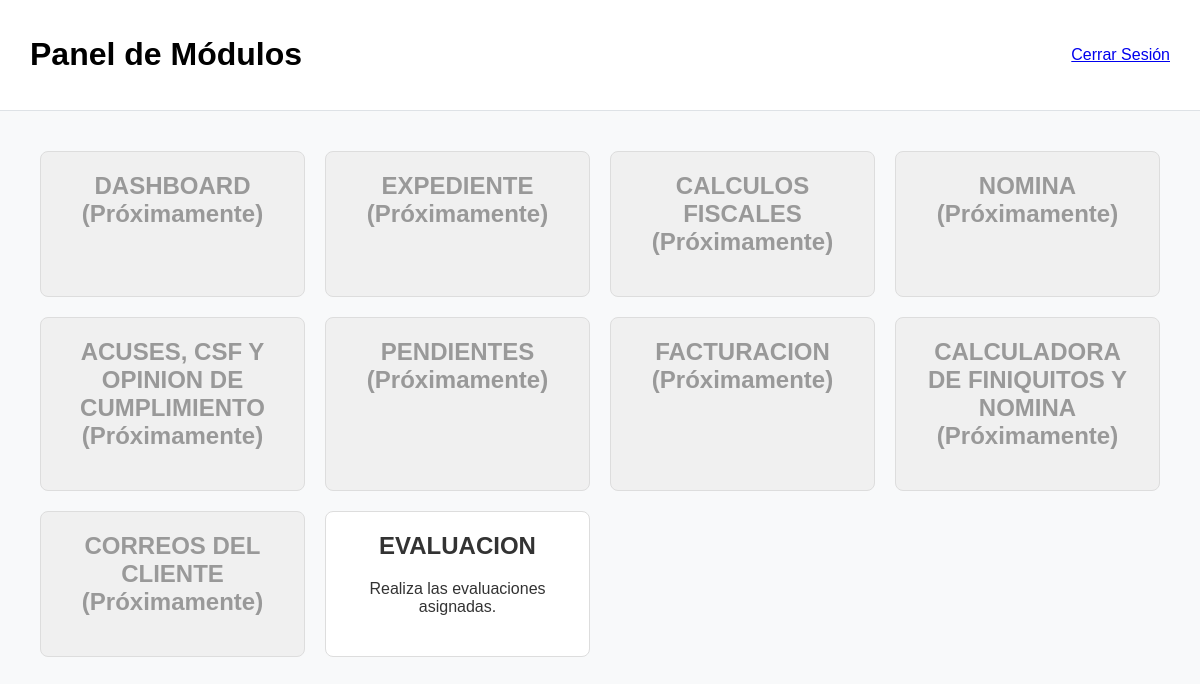
The app's page / (signed in) with its own data.
### contabilidad/models.py (models this page shows, shortened)
class Modulo(models.Model):
    nombre = models.CharField(max_length=100, unique=True)
    descripcion = models.TextField(blank=True, null=True)
    cuestionarios = models.ManyToManyField(Cuestionario, blank=True)

### contabilidad/views.py (the view)
# urls.py: path('', views.main_dashboard_view, name='main_dashboard'),
@login_required(login_url='login')
def main_dashboard_view(request):
    try:
        perfil = PerfilUsuario.objects.get(usuario=request.user)
        modulos_permitidos = perfil.modulos_permitidos.all()
    except PerfilUsuario.DoesNotExist:
        if request.user.is_superuser:
            modulos_permitidos = Modulo.objects.all()
        else:
            modulos_permitidos = []
    contexto = {
        'lista_modulos': modulos_permitidos
    }
    return render(request, 'main_dashboard.html', contexto)

### contabilidad/templates/main_dashboard.html (shortened to what this page needs)
<!DOCTYPE html>
<html lang="es">
<head>
</head>
<body>
    <div class="header">
        <h1>Panel de Módulos</h1>
        <a href="{% url 'logout' %}">Cerrar Sesión</a>
    </div>
    <div class="content">
        <div class="module-grid">
            {% for modulo in lista_modulos %}
                {% if 'CLIENTES' in modulo.nombre|upper %}
                    <a href="{% url 'cliente_list' %}" class="module-card">
                        <h2>{{ modulo.nombre }}</h2>
                        <p>Gestiona clientes y calcula sus impuestos.</p>
                    </a>
                {% elif 'EVALUACION' in modulo.nombre|upper %}
                    <a href="{% url 'evaluacion_list' %}" class="module-card">
                        <h2>{{ modulo.nombre }}</h2>
                        <p>Realiza las evaluaciones asignadas.</p>
                    </a>
                {% else %}
                    <a href="#" class="module-card" style="background-color: #f0f0f0; color: #999; cursor: not-allowed;">
                        <h2>{{ modulo.nombre }} (Próximamente)</h2>
                    </a>
                {% endif %}
            {% empty %}
                <p>No tienes módulos asignados. Contacta al administrador.</p>
            {% endfor %}
            </div>
    </div>
</body>
</html>

### contabilidad/templates/main_dashboard.html (style rules this page uses)
body { font-family: sans-serif; margin: 0; background-color: #f8f9fa; }
.header { background-color: white; padding: 15px 30px; border-bottom: 1px solid #dee2e6; display: flex; justify-content: space-between; align-items: center; }
.content { padding: 40px; }
.module-grid { display: grid; grid-template-columns: repeat(auto-fill, minmax(250px, 1fr)); gap: 20px; }
.module-card { background-color: white; border: 1px solid #ddd; border-radius: 8px; padding: 20px; text-align: center; text-decoration: none; color: #333; transition: transform 0.2s, box-shadow 0.2s; }
.module-card h2 { margin-top: 0; }

### records on screen
Modulo: nombre "DASHBOARD"
Modulo: nombre "EXPEDIENTE"
Modulo: nombre "CALCULOS FISCALES"
Modulo: nombre "NOMINA"
Modulo: nombre "ACUSES, CSF Y OPINION DE CUMPLIMIENTO"
Modulo: nombre "PENDIENTES"
Modulo: nombre "FACTURACION"
Modulo: nombre "CALCULADORA DE FINIQUITOS Y NOMINA"
Modulo: nombre "CORREOS DEL CLIENTE"
Modulo: nombre "EVALUACION"
